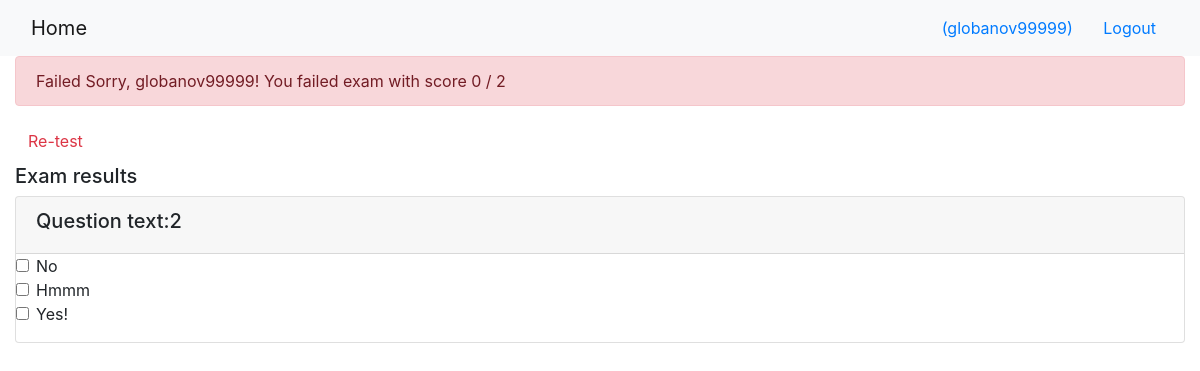
The app's page /onlinecourse/course/2/submission/2/result/ (signed in) with its own data.
### onlinecourse/models.py (models this page shows)
class Question(models.Model):
    cources = models.ManyToManyField(Course)
    lesson = models.ForeignKey(Lesson, on_delete=models.CASCADE)
    question_text = models.CharField(max_length=200)
    grade_point = models.IntegerField()
    choice_set = models.ManyToManyField(Choice)
    def is_get_score(self, selected_ids):
        all_correct = sorted(self.choice_set.filter(is_correct=True), key=id)
        selected = sorted(self.choice_set.filter(id__in=selected_ids), key=id)
        if all_correct == selected:
            return True
        else:
            return False

class Choice(models.Model):
    content = models.CharField(max_length=200)
    is_correct = models.BooleanField()

### onlinecourse/views.py (the view)
# urls.py: path('course/<int:course_id>/submission/<int:submission_id>/result/', views.show_exam_result ,name='show_exam_result'),
def show_exam_result(request, course_id, submission_id):
    course = Course.objects.get(pk=course_id)
    questions = Question.objects.filter(cources=course_id)
    score=total=0
    for qqq in questions:
        choices = Choice.objects.filter(submission=submission_id, question=qqq.id)
        total+=qqq.grade_point
        if qqq.is_get_score(choices):
            score+=qqq.grade_point
    grade = int(score*100/total)
    choices = Choice.objects.filter(submission=submission_id)
    context={'course': course,
            'choices': choices,
            'total':total,
            'score':score,
            'grade':grade}
    print(context)
    template_name = 'onlinecourse/exam_result_bootstrap.html'
    return render(request, template_name, context)

### onlinecourse/models.py (called while the page is built)
    def __str__(self):
        return "Name: " + self.name + "," + \
               "Description: " + self.description

### onlinecourse/templates/onlinecourse/exam_result_bootstrap.html (shortened to what this page needs)
<!DOCTYPE html>
<html lang="en">
<head>
    {% load static %}
    <link rel="stylesheet" href="https://maxcdn.bootstrapcdn.com/bootstrap/4.5.2/css/bootstrap.min.css">
</head>
<body>
 <nav class="navbar navbar-light bg-light">
    <div class="container-fluid">
        <div class="navbar-header">
              <a class="navbar-brand" href="{% url 'onlinecourse:index' %}">Home</a>
        </div>
        <ul class="nav navbar-nav navbar-right">
            {% if user.is_authenticated %}
            <li>
                <a class="btn btn-link" href="#">{{ user.first_name }}({{ user.username }})</a>
                <a class="btn btn-link" href="{% url 'onlinecourse:logout' %}">Logout</a>
            </li>
            {% endif %}
        </ul>
    </div>
</nav>
<div class="container-fluid">
    {% if grade > 80 %}
    <div class="alert alert-success">
        <bold>Congratulations, {{user}}!</bold> You passed exam with score  {{score}} / {{total}}
    </div>
        {% else %}
        <div class="alert alert-danger">
            <bold>Failed</bold> Sorry, {{user}}! You failed exam with score {{score}} / {{total}}
        </div>
        <a class="btn btn-link text-danger" href="{% url 'onlinecourse:course_details' course.id %}">Re-test</a>
        {% endif %}
        <div class="card-columns-vertical mt-1">
        <h5 class="">Exam results</h5>
            {% for question in course.question_set.all %}
                <div class="card mt-1">
                    <div class="card-header"><h5>{{ question.question_text}}</h5></div>
                    <div class="form-group">
                        {% for choice in question.choice_set.all %}
                        <div class="form-check">
                            <label class="form-check-label">
                                {% if choice in  choices %}
                                    {% if choice.is_correct %}
                                        <p class="text-success">
                                            <input type="checkbox" name="choice_{{choice.id}}"
                                                class="form-check-input" id="{{choice.id}}"
                                                value="{{choice.id}}" checked="yes">{{ choice.content }}
                                        </p>
                                    {%else%}
                                        <p class="text-danger">
                                            <input type="checkbox" name="choice_{{choice.id}}"
                                                class="form-check-input" id="{{choice.id}}"
                                                value="{{choice.id}}" checked="yes">{{ choice.content }}
                                        </p>
                                    {% endif %}
                                {%else%}
                                <input type="checkbox" name="choice_{{choice.id}}"
                                    class="form-check-input" id="{{choice.id}}"
                                    value="{{choice.id}}">{{ choice.content }}
                                {% endif %}
                            </label>
                        </div>
                        {% endfor %}
                    </div>
                </div>
            {% endfor %}
        </div>
    </div>
</body>
</html>

### records on screen
Question: question_text "Question text:2"
Choice: content "No"
Choice: content "Hmmm"
Choice: content "Yes!"

### other values on screen
{{ user.username }} "globanov99999"
{{ user }} "globanov99999"
{{ score }} "0"
{{ total }} "2"
